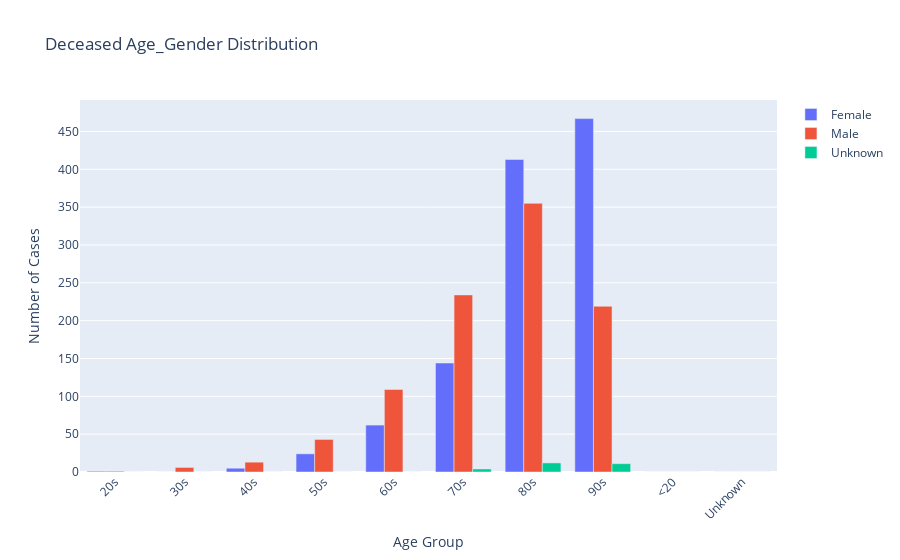

Notebook code cell kept with this figure:
### Code cell
# Interactive plot deceased age_gender distribution
fig = go.Figure(data=[
    go.Bar(name='Female', x=Deceased_G.Age_Group, y=Deceased_G.Female),
    go.Bar(name='Male', x=Deceased_G.Age_Group, y=Deceased_G.Male),
    go.Bar(name='Unknown', x=Deceased_G.Age_Group, y=Deceased_G.Unknown)    
])

fig.update_layout(title_text='Deceased Age_Gender Distribution', barmode='group', xaxis_tickangle=-45, xaxis_title='Age Group', yaxis_title='Number of Cases')
fig.show()

### Figure 1 — Plotly figure (JSON) as saved in the notebook; plotly's stock layout.template omitted (floating-point values rounded to 4 significant figures)
{"data": [{"name": "Female", "type": "bar", "x": ["20s", "30s", "40s", "50s", "60s", "70s", "80s", "90s", "<20", "Unknown"], "y": [1, 0, 5, 24, 62, 144, 413, 467, 0, 0]}, {"name": "Male", "type": "bar", "x": ["20s", "30s", "40s", "50s", "60s", "70s", "80s", "90s", "<20", "Unknown"], "y": [1, 6, 13, 43, 109, 234, 355, 219, 0, 0]}, {"name": "Unknown", "type": "bar", "x": ["20s", "30s", "40s", "50s", "60s", "70s", "80s", "90s", "<20", "Unknown"], "y": [0, 0, 0, 0, 0, 4, 12, 11, 0, 0]}], "layout": {"barmode": "group", "title": {"text": "Deceased Age_Gender Distribution"}, "xaxis": {"tickangle": -45, "title": {"text": "Age Group"}}, "yaxis": {"title": {"text": "Number of Cases"}}}}
